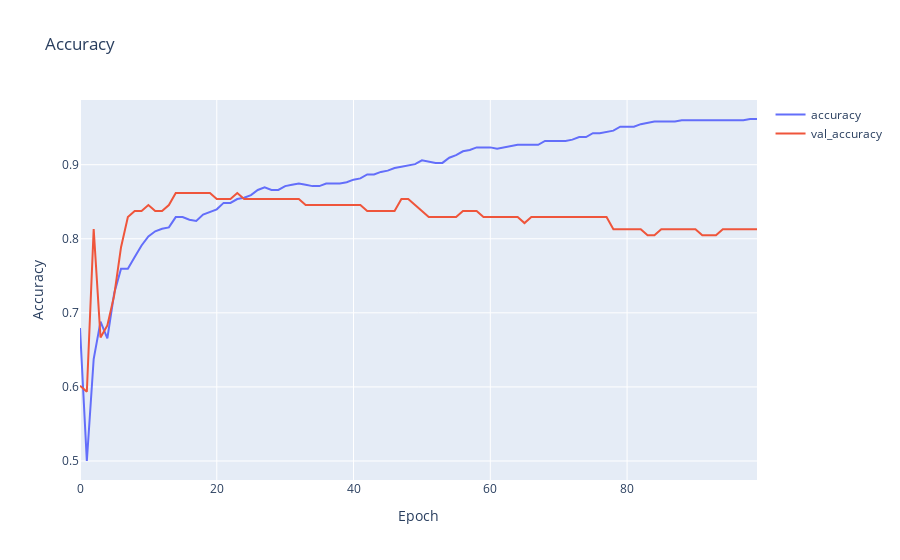

Notebook cell for this chart:
### Code cell
# plot accuracy
fig = go.Figure()
fig.add_trace(go.Scatter(y=history.history['accuracy'], mode='lines', name='accuracy'))
fig.add_trace(go.Scatter(y=history.history['val_accuracy'], mode='lines', name='val_accuracy'))
fig.update_layout(title='Accuracy', xaxis_title='Epoch', yaxis_title='Accuracy')
fig.show()
